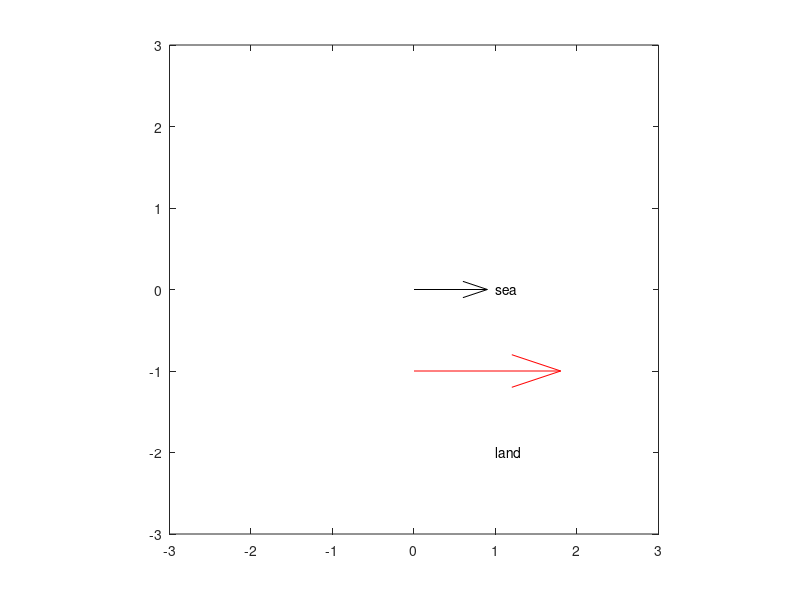

MATLAB code for this plot: (Note: this script raises an error after producing the figure.)
clc;
clear;
close all;

make_gif = 1;
% Nienhuis 2015, supp fig B,D

% shoreline orientation
my_shoreline = deg2rad([90:-10:-90]);
% DOMINANT WIND DIRECTION(S)
phi0 = deg2rad(0);  
% ALL POSSIBLE RELATIVE ORIENTATIONS
rel_angle = deg2rad(-89:89);  

% CONSTANTS FOR WAVE FIELD
H0 = 1;
T0 = 1;
kappa = 10;  

original_shoreline = deg2rad(360);
figure;
quiver(0,0,cos(phi0),sin(phi0),'k');
hold on
arrow_length = 2;
x0 = 0;
y0 = -1;
dx = arrow_length * cos(original_shoreline);
dy = arrow_length * sin(original_shoreline);
quiver(x0, y0, dx, dy, 'r')

% Compute perpendicular direction (normal vector)
% Rotate 90 degrees clockwise for 'land' (right side)
% Rotate 90 degrees counter-clockwise for 'sea' (left side)
normal_length = 1; % distance from arrow for label
nx = normal_length * cos(original_shoreline - pi/2); % right side
ny = normal_length * sin(original_shoreline - pi/2);
lx = normal_length * cos(original_shoreline + pi/2); % left side
ly = normal_length * sin(original_shoreline + pi/2);

% Position labels
text(x0 + dx/2 + nx, y0 + dy/2 + ny, 'land')
text(x0 + dx/2 + lx, y0 + dy/2 + ly, 'sea')

% Axis setup
axis equal
axis([-3 3 -3 3])

% Define grey color for past plots
grey_color = [0.5, 0.5, 0.5]; % Medium grey color for past plots

% Initialize cell arrays for plot handles
wave_energy_handles = {};  
sediment_transport_handles = {};  % Use cell array to store the handles

% Compute Wave Energy PDF and Sediment Transport Function
for m = 1%:numel(my_shoreline)

    % Calculate relative wind direction
    wind = rel_angle - my_shoreline(m);  % Relative wind direction to shoreline

    % Filter valid wind directions within range [-pi/2, pi/2]
    valid_wind = (rad2deg(wind) > 90);

    % Von Mises PDF (you may need to define the vonMises function separately)
    E_pdf(m,:) = vonMises(phi0 - my_shoreline(m), kappa, wind);  % Energy PDF (Von Mises)
    E_pdf(m,:) = delta_function(E_pdf(m,:));

    % Compute CERC (sediment transport function, assuming it's a known function)
    LST = CERC(H0, T0, rel_angle);  % LST(wind-shoreline)

    % Sediment transport (Qs)
    Qs = E_pdf(m,:) .* LST;  % Combined sediment transport

    theta =  rel_angle + my_shoreline(m);
    valid_theta = (theta >= -pi/2) & (theta <= pi/2);
    Qs(~valid_theta) = NaN;

    % Find min and max Qs
    [minQ(m), iminQ(m)] = min(Qs);
    [maxQ(m), imaxQ(m)] = max(Qs);

    sum_Qs(m) = maxQ(m) - minQ(m);  % Net transport max

    if make_gif
        % Plot Wave Energy
        subplot(2,1,1);
        title(sprintf('For a shoreline $\theta_0$ with original %.0f deg orientation',rad2deg(my_shoreline(m))))
    
        if m == 1
            % Plot the first curve in black
            h1 = plot(rad2deg(wind), E_pdf, 'k', 'LineWidth', 1.5);  
        else
            % Update previous curve color to grey and plot new curve in black
            for k = 1:length(wave_energy_handles)
                set(wave_energy_handles{k}, 'Color', grey_color);  % Set previous curves to grey
            end
            h1 = plot(rad2deg(wind), E_pdf, 'k', 'LineWidth', 1.5);  % Plot current curve in black
        end
        wave_energy_handles{end+1} = h1;  % Store the current handle for future updates
    
        hold on;
        xlim([-200 200])
        ylim([0 2])
        xlabel('wave angle \phi_0 (deg)')
        ylabel('wave energy PDF')
    
        % Plot Sediment Transport
        subplot(2,1,2); 
        hold on;
        if m == 1
            % Plot the first curve in black
            h2 = plot(rad2deg(theta), Qs, 'k', 'LineWidth', 1.5);  
        else
            % Update previous curve color to grey and plot new curve in black
            for k = 1:length(sediment_transport_handles)
                set(sediment_transport_handles{k}, 'Color', grey_color);  % Set previous curves to grey
            end
            h2 = plot(rad2deg(theta), Qs, 'k', 'LineWidth', 1.5);  % Plot current curve in black
        end
        % Plot min and max Qs values
        plot(rad2deg(theta(iminQ(m))), minQ(m), 'ob')
        plot(rad2deg(theta(imaxQ(m))), maxQ(m), 'or')
        xlim([-100 100])
        ylim([-0.3 0.3])
        xlabel('delta shoreline orientation \theta (deg)')
    
        sediment_transport_handles{end+1} = h2;  % Store the current handle for future updates
    
        if m == 1
            gif('movingshoreling.gif','DelayTime',0.5,'overwrite',true)
        else
            gif;
        end
    end
end

figure;
plot(rad2deg(my_shoreline), round(sum_Qs, 5), '-ok', 'MarkerFaceColor', 'k')
xlabel('shoreline orientation \theta_0 (deg)')
ylabel('max Qs left + max Qs right')


% figure;
% 
% 
% phi0 = 0;
% theta = deg2rad(-90:90);
% theta = flip(theta);
% 
% for i = 1:numel(theta)
% 
%     subplot(2,1,1);
% 
%     quiver(0,0,-4,0,'LineWidth',1.5,'MaxHeadSize',10)
%     hold on
% 
%     sx = -15*cos(theta(i));
%     sy = 15*sin(theta(i));
%     quiver(0,0,sx,sy,'g','LineWidth',1.5)
%     quiver(0,0,-sx,-sy,'g','ShowArrowHead','off','LineWidth',1.5)
% 
% 
% 
%     v_len = sqrt(sx^2 + sy^2);
%     ux = -sy / v_len; 
%     uy =  sx / v_len;  
% 
%     % Length of small arrow
%     arrow_len = 3;
% 
%     % Start point: tip of main arrow
%     start_x = sx - 0.1*sx;
%     start_y = sy - 0.1*sy;
% 
%     quiver(start_x, start_y, arrow_len*ux, arrow_len*uy,'r', 'LineWidth', 1.2, 'MaxHeadSize', 2);  
%     axis([-20 20 -20 20])
%     hold off;
% 
% 
%     subplot(2,1,2); 
%     plot(rad2deg(phi0 - theta),zeros(size(theta)),'-k')
%     hold on
%     plot(rad2deg(phi0 - theta(i)),0,'or','MarkerFaceColor','r')
%     hold off
%     axis([-100 100 -1 1])
%     xlabel('\phi_0 - \theta')
%     drawnow
% 
%     if i == 1
%         gif('shorelineorientation.gif')
%     else
%         gif;
%     end
% 
% 
% end



function simple_array = delta_function(original_array)

    [~,i] = max(original_array,[],"omitmissing");
    simple_array = zeros(size(original_array));
    simple_array(i) = 1;
    

end